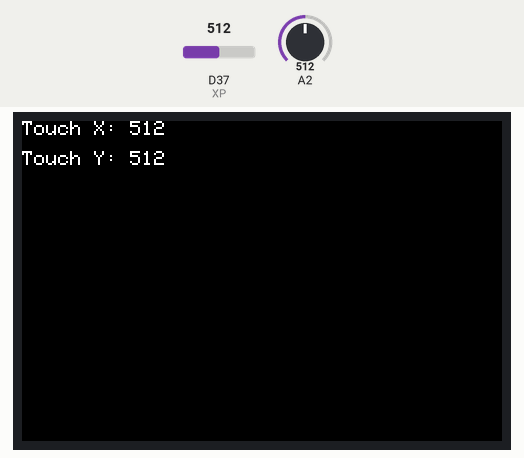
Recording of a sketch running on a simulated Arduino Due. Parts: 480×320 colour display. The test bench sets the inputs (shaded band); at power-on: D37 (XP) = 512, A2 = 512 (analog values on the 0–1023 scale). What the sketch prints to the serial monitor is not drawn.

Above: at 0.5 s.
1.6 s: D37 (XP) set to 716
4.2 s: A2 set to 716
At 6.2 s:
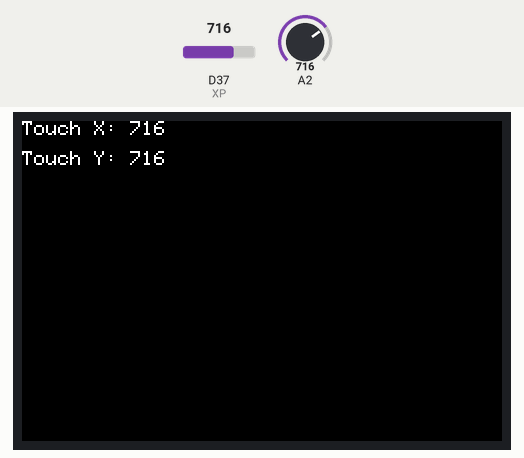
6.5 s: D37 (XP) set to 900
At 8.4 s:
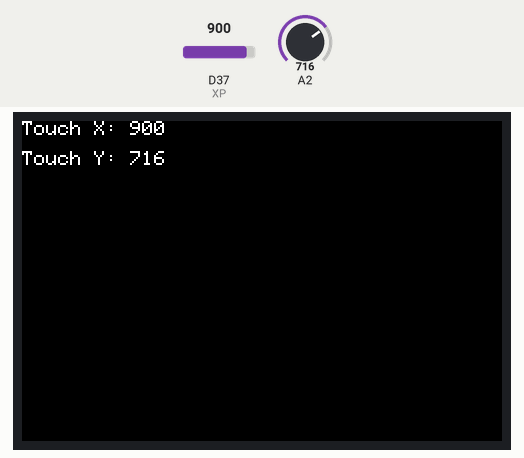
8.8 s: A2 set to 900
At 10.6 s:
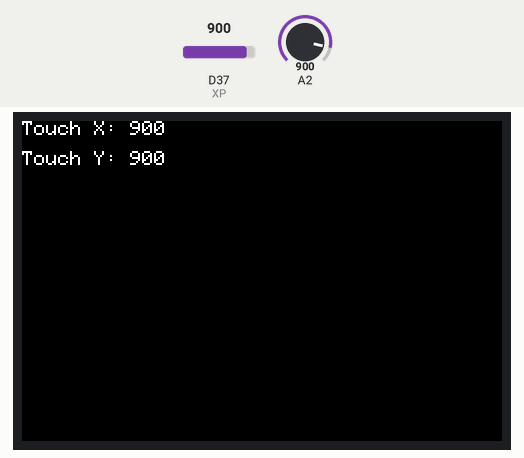
11.2 s: D37 (XP) set to 1023
At 12.9 s:
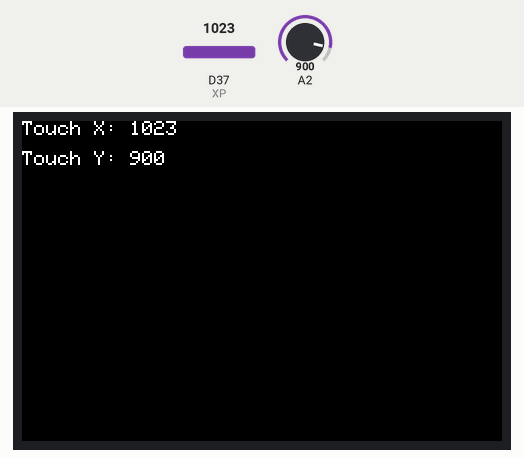
13.5 s: A2 set to 1023
At 15.1 s:
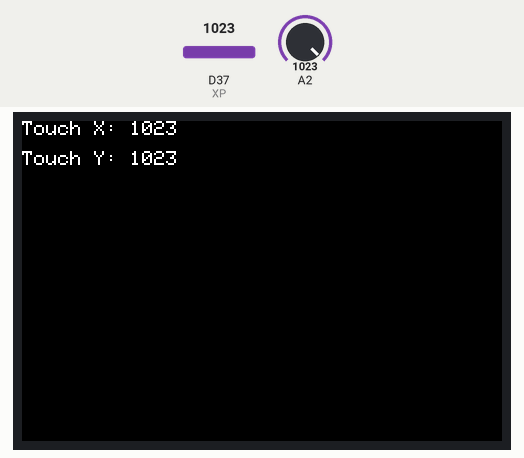
Timing chart, 0 to 16.6 s (numbered marks = the images above; inputs shaded):
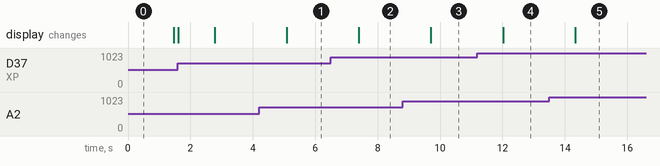

The sketch:

tft_touch.ino
```cpp
#include <SPI.h>
#include <Adafruit_GFX.h>
#include <Adafruit_HX8357.h>


// TFT Pins
#define TFT_CS 5     // TFT CS pin
#define TFT_RST 10   // TFT RST pin
#define TFT_DC 15    // TFT DC pin

// Touchscreen Pins
#define XP 37        // X+ pin, must be connected to an analog-capable GPIO
#define XM 38        // X- pin, must be connected to a digital GPIO
#define YP 16        // Y+ pin, must be connected to a digital GPIO
#define YM 2        // Y- pin, must be connected to an analog-capable GPIO


// #define XP 11 // X+
// #define XM 6 // X-
// #define YP 7 // Y+
// #define YM 2  // Y-

// TFT Setup (assuming 320x480 HX8357 screen)
Adafruit_HX8357 tft = Adafruit_HX8357(TFT_CS, TFT_DC, TFT_RST);

void setup() {
  Serial.begin(115200);
  analogReadResolution(10);
  SPI.begin(36, 35, 48, 47);
  // Initialize TFT
  tft.begin(HX8357D);  // Initialize for HX8357D display type
  tft.setRotation(1);  // Set screen rotation if needed
  tft.fillScreen(HX8357_BLACK);
  tft.setTextColor(HX8357_WHITE);
  tft.setTextSize(2);
  tft.setCursor(0, 0);
  tft.println("Touch Test");
}

void loop() {
  int touchX, touchY;
  if (readTouch(touchX, touchY)) {
    // Display touch coordinates on TFT
    tft.fillScreen(HX8357_BLACK);  // Clear screen
    tft.setCursor(0, 0);           // Reset cursor to the top left
    tft.print("Touch X: ");
    tft.print(touchX);
    tft.setCursor(0, 30);
    tft.print("Touch Y: ");
    tft.println(touchY);

    // Print to Serial for debugging
    Serial.print("Touch X: ");
    Serial.print(touchX);
    Serial.print(" | Touch Y: ");
    Serial.println(touchY);

    delay(1000);  // Small delay to avoid rapid touch reads
  }
}

// Function to read touch position
bool readTouch(int &x, int &y) {
  // Set pins for X position measurement
  pinMode(XP, INPUT);
  pinMode(XM, INPUT);
  pinMode(YP, OUTPUT);
  pinMode(YM, OUTPUT);

  digitalWrite(YP, HIGH);
  digitalWrite(YM, LOW);

  // Read the X position
  x = analogRead(XP);

  // Set pins for Y position measurement
  pinMode(YP, INPUT);
  pinMode(YM, INPUT);
  pinMode(XP, OUTPUT);
  pinMode(XM, OUTPUT);

  digitalWrite(XP, HIGH);
  digitalWrite(XM, LOW);

  // Read the Y position
  y = analogRead(YM);

  // Check if values are within a reasonable range
  if (x < 100 || x > 4000) return false;  // No touch detected
  return true;  // Valid touch detected
}
```

Measured:
- after the input at 4.2 s, the display: changes after 0.89 s (image 1)
- after the input at 6.5 s, the display: changes after 0.90 s (image 2)
- after the input at 8.8 s, the display: changes after 0.91 s (image 3)
- after the input at 11.2 s, the display: changes after 0.82 s (image 4)
- after the input at 13.5 s, the display: changes after 0.84 s (image 5)
